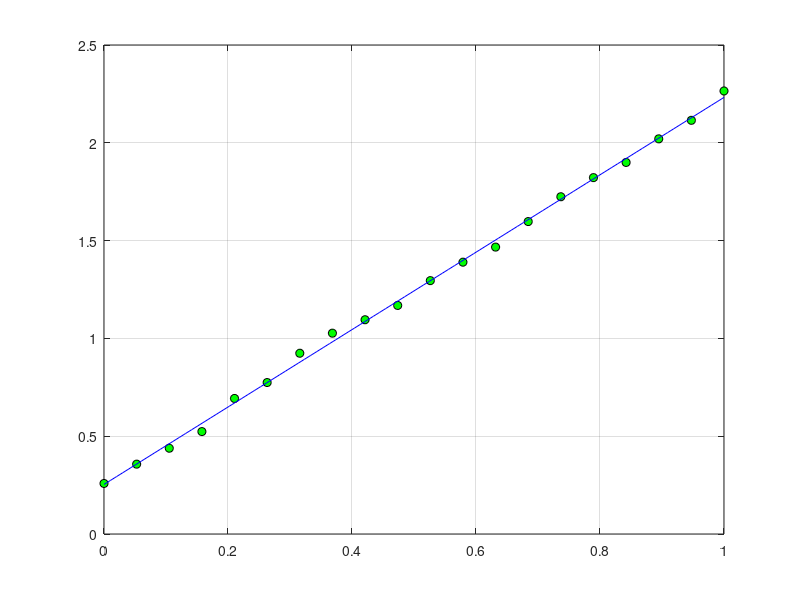

This chart was generated by the following MATLAB code:
clear all;

% Creo i punti x con i valori della funzione in quei punti con l'aggiunta
% della perturbazione
x = linspace(0,1,20);
y = 2*x + 0.2 + 0.1*rand(size(x)); y = y';

% Genero la matrice di Vandermonde (quadrata) relativa ai nodi x, con grado
% la lunghezza dei punti - 1
V = fliplr(vander(x));

% Cercando una approssimazione di primo grado allora tronco la matrice alle
% prime due colonne (quelle relative a grado 0 e grado 1)
A = V(:,1:2);

coeff = (A'*A)\(A'*y); % Coefficienti del polinomio di primo grado della retta approssimante

% Discretizzazione dell'intervallo per fare il plot della retta
% approssimante
s = linspace(0,1,100);
% Valori della retta nei punti s
y_approx = coeff(1) + coeff(2)*s;

figure(1)
plot(x,y','ko','MarkerFaceColor','g');
hold on;
plot(s,y_approx,'b');
grid on;